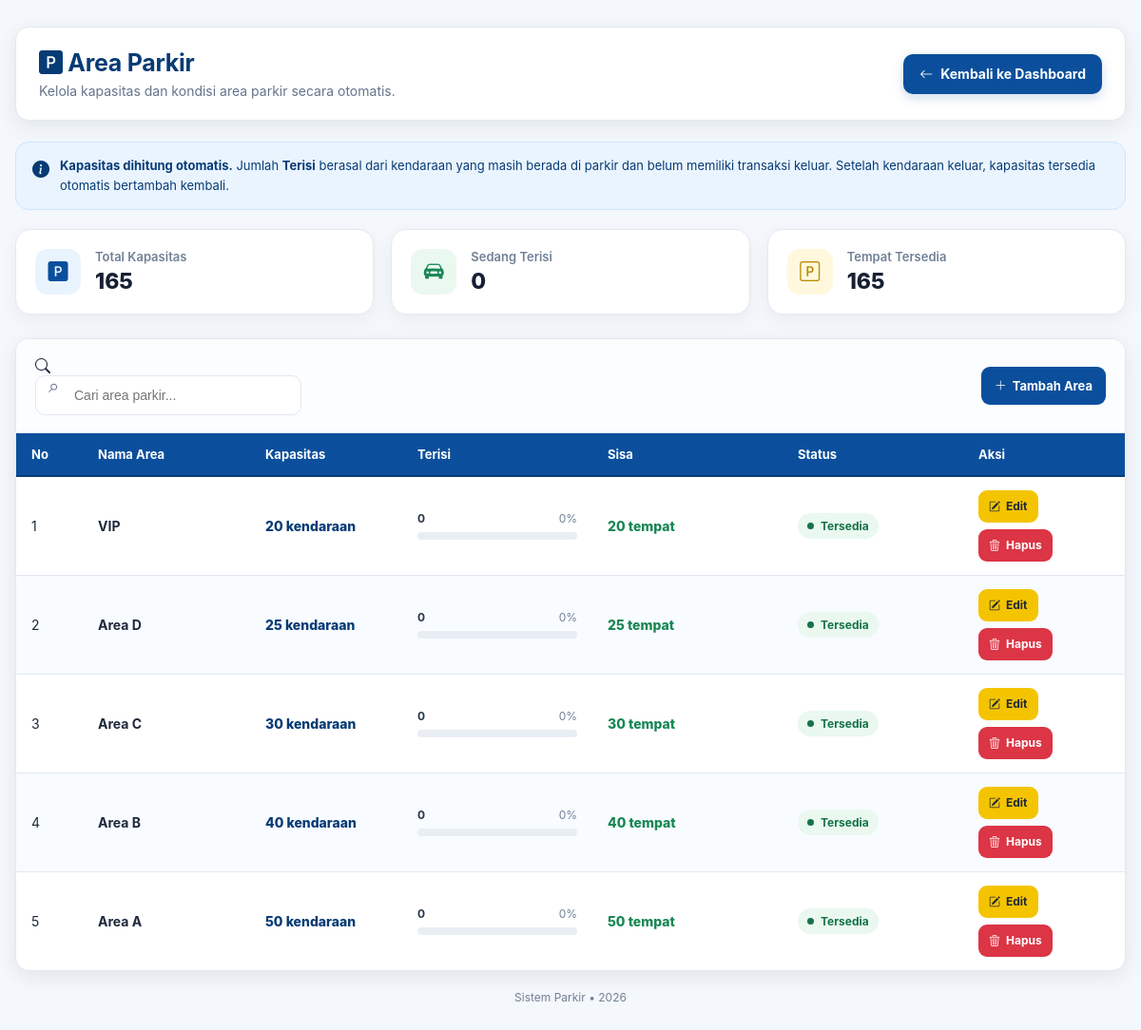
/area/tampil_area_parkir.php (signed in), run on the app's committed database.
### tables this page shows
CREATE TABLE `tb_area_parkir` (
  `id_area` int(11) NOT NULL,
  `nama_area` varchar(50) NOT NULL,
  `kapasitas` int(11) NOT NULL DEFAULT 0,
  `terisi` int(11) NOT NULL DEFAULT 0
);

### area/tampil_area_parkir.php (the view, shortened to what this page needs)
<?php
require_once '../koneksi.php';
$role = $_SESSION['role'];
if ($role === 'admin') {
    $dashboard = '../dashboard_admin.php';
} elseif ($role === 'petugas') {
    $dashboard = '../dashboard_petugas.php';
} elseif ($role === 'owner') {
    $dashboard = '../dashboard_owner.php';
} else {
    header('Location: ../index.php');
    exit;
}
$cari = trim($_GET['cari'] ?? '');
$where = '';
$sql = "
    SELECT
        a.id_area,
        a.nama_area,
        a.kapasitas,
        COUNT(
            CASE
                WHEN
                    p.id_parkir IS NOT NULL
                    AND t.id_parkir IS NULL
                THEN 1
            END
        ) AS terisi
    FROM tb_area_parkir AS a
    LEFT JOIN tb_member AS m
        ON a.id_area = m.id_area
    LEFT JOIN tb_parkir AS p
        ON m.id_member = p.id_member
    LEFT JOIN tb_transaksi AS t
        ON p.id_parkir = t.id_parkir
    $where
    GROUP BY
        a.id_area,
        a.nama_area,
        a.kapasitas
    ORDER BY
        a.id_area DESC
";
$result = mysqli_query($koneksi, $sql);
?>
<!DOCTYPE html>
<html lang="id">
<head>
    <link
        rel="stylesheet"
        href="https://cdn.jsdelivr.net/npm/bootstrap-icons@1.11.3/font/bootstrap-icons.min.css"
    >
    <link
        rel="stylesheet"
        href="../assets/css/tabel.css"
    >
</head>
<body>
<div class="container">
    <div class="page-header">
        <div>
            <h1 class="page-title">
                <i class="bi bi-p-square-fill"></i>
                Area Parkir
            </h1>
            <p class="page-subtitle">
                Kelola kapasitas dan kondisi area parkir
                secara otomatis.
            </p>
        </div>
        <a
            href="<?= htmlspecialchars($dashboard) ?>"
            class="btn-kembali"
        >
            <i class="bi bi-arrow-left"></i>
            Kembali ke Dashboard
        </a>
    </div>
    <div class="area-info">
        <i class="bi bi-info-circle-fill"></i>
        <div>
            <strong>Kapasitas dihitung otomatis.</strong>
            Jumlah <strong>Terisi</strong> berasal dari kendaraan
            yang masih berada di parkir dan belum memiliki
            transaksi keluar. Setelah kendaraan keluar,
            kapasitas tersedia otomatis bertambah kembali.
        </div>
    </div>
    <?php
    $data_area = [];
    $total_kapasitas = 0;
    $total_terisi = 0;
    while ($row = mysqli_fetch_assoc($result)) {
        $kapasitas = (int) $row['kapasitas'];
        $terisi = (int) $row['terisi'];
        $sisa = $kapasitas - $terisi;
        $row['kapasitas_hitung'] = $kapasitas;
        $row['terisi_hitung'] = $terisi;
        $row['sisa_hitung'] = $sisa;
        $data_area[] = $row;
        $total_kapasitas += $kapasitas;
        $total_terisi += $terisi;
    }
    $total_sisa =
        $total_kapasitas - $total_terisi;
    ?>
    <div class="area-summary">
        <div class="summary-card">
            <div class="summary-icon blue">
                <i class="bi bi-p-square-fill"></i>
            </div>
            <div class="summary-content">
                <span>
                    Total Kapasitas
                </span>
                <strong>
                    <?= number_format(
                        $total_kapasitas,
                        0,
                        ',',
                        '.'
                    ) ?>
                </strong>
            </div>
        </div>
        <div class="summary-card">
            <div class="summary-icon green">
                <i class="bi bi-car-front-fill"></i>
            </div>
            <div class="summary-content">
                <span>
                    Sedang Terisi
                </span>
                <strong>
                    <?= number_format(
                        $total_terisi,
                        0,
                        ',',
                        '.'
                    ) ?>
                </strong>
            </div>
        </div>
        <div class="summary-card">
            <div class="summary-icon yellow">
                <i class="bi bi-p-square"></i>
            </div>
            <div class="summary-content">
                <span>
                    Tempat Tersedia
                </span>
                <strong>
                    <?= number_format(
                        $total_sisa,
                        0,
                        ',',
                        '.'
                    ) ?>
                </strong>
            </div>
        </div>
    </div>
    <div class="table-card">
        <div class="table-toolbar">
            <form
                method="GET"
                action=""
                class="search-box"
            >
                <i class="bi bi-search"></i>
                <input
                    type="text"
                    name="cari"
                    placeholder="Cari area parkir..."
                    value="<?= htmlspecialchars($cari) ?>"
                >
            </form>
            <?php if ($role === 'admin'): ?>
                <a
                    href="tambah_area.php"
                    class="btn btn-primary"
                >
                    <i class="bi bi-plus-lg"></i>
                    Tambah Area
                </a>
            <?php endif; ?>
        </div>
        <div class="table-responsive">
            <table>
                <thead>
                    <tr>
                        <th width="70">
                            No
                        </th>
                        <th>
                            Nama Area
                        </th>
                        <th width="160">
                            Kapasitas
                        </th>
                        <th width="200">
                            Terisi
                        </th>
                        <th width="200">
                            Sisa
                        </th>
                        <th width="190">
                            Status
                        </th>
                        <?php if ($role === 'admin'): ?>
                            <th width="170">
                                Aksi
                            </th>
                        <?php endif; ?>
                    </tr>
                </thead>
                <tbody>
                <?php if (count($data_area) > 0): ?>
                    <?php $no = 1; ?>
                    <?php foreach ($data_area as $row): ?>
                        <?php
                        $kapasitas =
                            $row['kapasitas_hitung'];
                        $terisi =
                            $row['terisi_hitung'];
                        $sisa =
                            $row['sisa_hitung'];
                        if ($kapasitas > 0) {
                            $persentase =
                                ($terisi / $kapasitas) * 100;
                        } else {
                            $persentase = 0;
                        }
                        if ($kapasitas <= 0) {
                            $status_text =
                                'Belum Diatur';
                            $status_class =
                                'empty';
                            $progress_class =
                                'progress-green';
                        } else {
                            $status_text =
                                'Tersedia';
                            $status_class =
                                'available';
                        }
                        ?>
                        <tr>
                            <td>
                                <?= $no++ ?>
                            </td>
                            <td>
                                <strong>
                                    <?= htmlspecialchars(
                                        $row['nama_area']
                                    ) ?>
                                </strong>
                            </td>
                            <td>
                                <span class="capacity-number">
                                    <?= number_format(
                                        $kapasitas,
                                        0,
                                        ',',
                                        '.'
                                    ) ?>
                                    kendaraan
                                </span>
                            </td>
                            <td>
                                <div class="capacity-box">
                                    <div class="capacity-text">
                                        <strong>
                                            <?= number_format(
                                                $terisi,
                                                0,
                                                ',',
                                                '.'
                                            ) ?>
                                        </strong>
                                        <span>
                                            <?= number_format(
                                                $persentase,
                                                0,
                                                ',',
                                                '.'
                                            ) ?>%
                                        </span>
                                    </div>
                                    <div class="progress">
                                    </div>
                                </div>
                            </td>
                            <td>
                                <span class="remaining-number">
                                    <?= number_format(
                                        $sisa,
                                        0,
                                        ',',
                                        '.'
                                    ) ?>
                                    tempat
                                </span>
                            </td>
                            <td>
                                <span
                                    class="area-status <?= $status_class ?>"
                                >
                                    <span class="status-dot"></span>
                                    <?= htmlspecialchars(
                                        $status_text
                                    ) ?>
                                </span>
                            </td>
                            <?php if ($role === 'admin'): ?>
                                <td>
                                    <div class="aksi">
                                        <a
                                            href="edit_area.php?id=<?= (int) $row['id_area'] ?>"
                                            class="btn btn-warning"
                                            title="Edit area"
                                        >
                                            <i class="bi bi-pencil-square"></i>
                                            Edit
                                        </a>
                                        <a
                                            href="tampil_area_parkir.php?hapus=<?= (int) $row['id_area'] ?>"
                                            class="btn btn-danger"
                                            title="Hapus area"
                                            onclick="return confirm('Yakin ingin menghapus area <?= htmlspecialchars($row['nama_area'], ENT_QUOTES) ?>?');"
                                        >
                                            <i class="bi bi-trash3"></i>
                                            Hapus
                                        </a>
                                    </div>
                                </td>
                            <?php endif; ?>
                        </tr>
                    <?php endforeach; ?>
                <?php endif; ?>
                </tbody>
            </table>
        </div>
    </div>
    <div
        style="
            text-align:center;
            color:#718096;
            font-size:12px;
            margin-top:20px;
            padding-bottom:25px;
        "
    >
        Sistem Parkir
        &bull;
        <?= date('Y') ?>
    </div>
</div>
</body>
</html>

### assets/css/tabel.css (style rules this page uses)
:root { --biru: #0b4f9c; --biru-tua: #073b75; --biru-muda: #eaf4ff; --hijau: #198754; --hijau-muda: #eaf8f0; --kuning: #f5c400; --kuning-muda: #fff8d6; --merah: #dc3545; --merah-muda: #fff0f1; --putih: #ffffff; --abu-bg: #f4f7fb; --abu-border: #e2e8f0; --abu-text: #64748b; --text: #1e293b; --radius: 14px; --shadow: 0 6px 22px rgba(15, 23, 42, 0.08); --shadow-hover: 0 10px 28px rgba(15, 23, 42, 0.12); }
* { box-sizing: border-box; }
body { margin: 0; padding: 0; background: var(--abu-bg); color: var(--text); font-family: Inter, -apple-system, BlinkMacSystemFont, "Segoe UI", Roboto, Arial, sans-serif; }
.container { width: min(1400px, calc(100% - 32px)); margin: 0 auto; padding: 28px 0 40px; }
.page-header { display: flex; align-items: center; justify-content: space-between; gap: 20px; margin-bottom: 22px; padding: 22px 24px; background: var(--putih); border: 1px solid var(--abu-border); border-radius: var(--radius); box-shadow: var(--shadow); }
.page-title { margin: 0; color: var(--biru-tua); font-size: 25px; font-weight: 750; letter-spacing: -0.3px; }
.page-subtitle { margin: 6px 0 0; color: var(--abu-text); font-size: 14px; }
.btn-kembali { display: inline-flex; align-items: center; justify-content: center; gap: 8px; min-height: 42px; padding: 0 17px; background: var(--biru); color: #fff !important; border: none; border-radius: 10px; text-decoration: none !important; font-size: 14px; font-weight: 650; box-shadow: 0 4px 12px rgba(11, 79, 156, 0.20); transition: transform 0.2s ease, background 0.2s ease, box-shadow 0.2s ease; }
.table-card { background: var(--putih); border: 1px solid var(--abu-border); border-radius: var(--radius); box-shadow: var(--shadow); overflow: hidden; transition: box-shadow 0.2s ease; }
.table-toolbar { display: flex; align-items: center; justify-content: space-between; gap: 15px; padding: 18px 20px; border-bottom: 1px solid var(--abu-border); background: #fbfdff; }
.search-box { position: relative; width: 280px; }
.search-box input { width: 100%; height: 42px; padding: 0 14px 0 40px; border: 1px solid var(--abu-border); border-radius: 10px; outline: none; background: #fff; color: var(--text); font-size: 14px; transition: border-color 0.2s ease, box-shadow 0.2s ease; }
.search-box::before { content: "⌕"; position: absolute; left: 14px; top: 50%; transform: translateY(-52%); color: var(--abu-text); font-size: 20px; z-index: 1; }
.btn { display: inline-flex; align-items: center; justify-content: center; gap: 6px; min-height: 40px; padding: 0 14px; border: none; border-radius: 9px; text-decoration: none !important; font-size: 13px; font-weight: 650; cursor: pointer; transition: transform 0.2s ease, box-shadow 0.2s ease, background 0.2s ease; }
.btn-primary { background: var(--biru); color: #fff !important; }
.btn-warning { background: var(--kuning); color: #1f2937 !important; }
.btn-danger { background: var(--merah); color: #fff !important; }
.table-responsive { width: 100%; overflow-x: auto; -webkit-overflow-scrolling: touch; }
.table-responsive table, .table-card table, .container > table { width: 100%; border-collapse: collapse; margin: 0; }
.table-responsive thead th, .table-card thead th, .container > table thead th { padding: 14px 16px; background: var(--biru); color: #fff; border-bottom: 2px solid var(--biru-tua); font-size: 13px; font-weight: 700; text-align: left; white-space: nowrap; }
.table-responsive tbody td, .table-card tbody td, .container > table tbody td { padding: 14px 16px; border-bottom: 1px solid var(--abu-border); color: var(--text); font-size: 14px; vertical-align: middle; }
.table-responsive tbody tr:nth-child(even), .table-card tbody tr:nth-child(even), .container > table tbody tr:nth-child(even) { background: #f8fbff; }
.table-responsive tbody tr:last-child td, .table-card tbody tr:last-child td, .container > table tbody tr:last-child td { border-bottom: none; }
.aksi { display: flex; align-items: center; flex-wrap: wrap; gap: 7px; }
.aksi .btn { min-height: 34px; padding: 0 11px; font-size: 12px; }

### data on the page
tb_area_parkir: nama_area "VIP", kapasitas "20", terisi "0", persentase "0", status_text "Tersedia"
tb_area_parkir: nama_area "Area D", kapasitas "25", terisi "0", persentase "0", status_text "Tersedia"
tb_area_parkir: nama_area "Area C", kapasitas "30", terisi "0", persentase "0", status_text "Tersedia"
tb_area_parkir: nama_area "Area B", kapasitas "40", terisi "0", persentase "0", status_text "Tersedia"
tb_area_parkir: nama_area "Area A", kapasitas "50", terisi "0", persentase "0", status_text "Tersedia"

### other printed values
$total_kapasitas "165"
$total_terisi "0"
$total_sisa "165"
